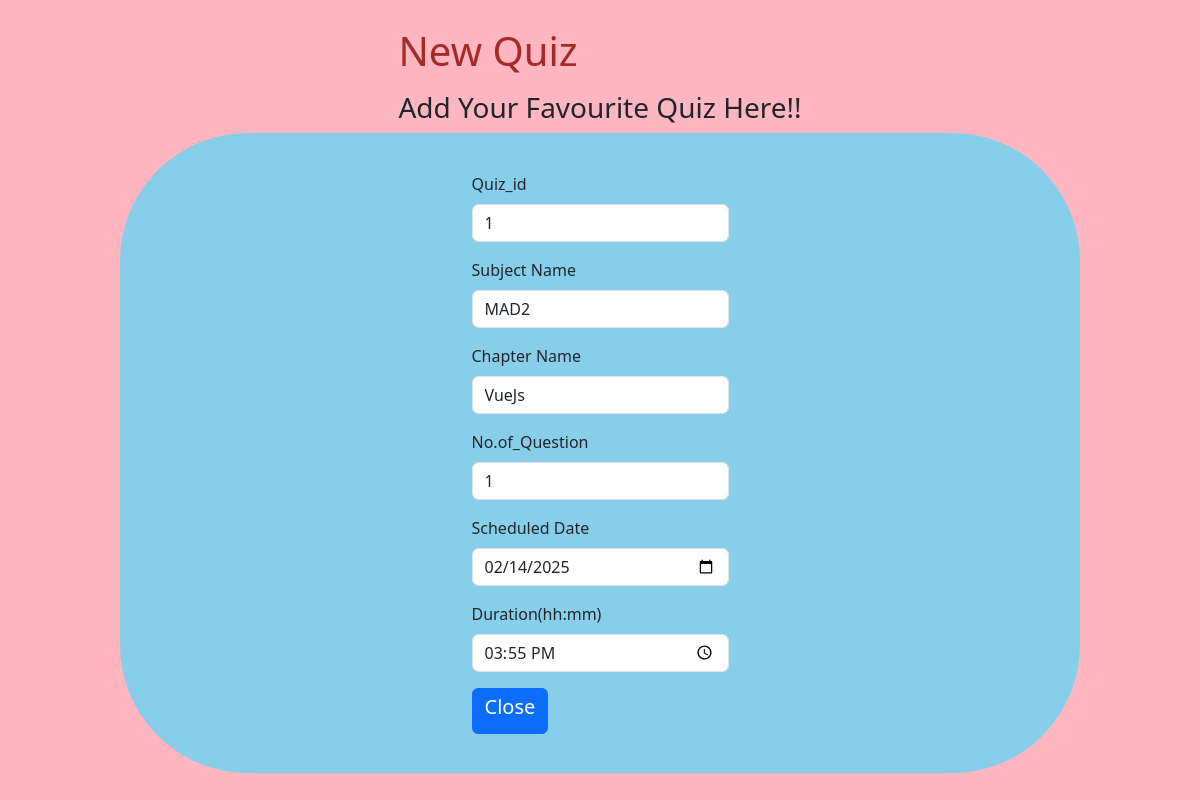
The page /stu_quiz_show/1squizs on the database as committed earlier.
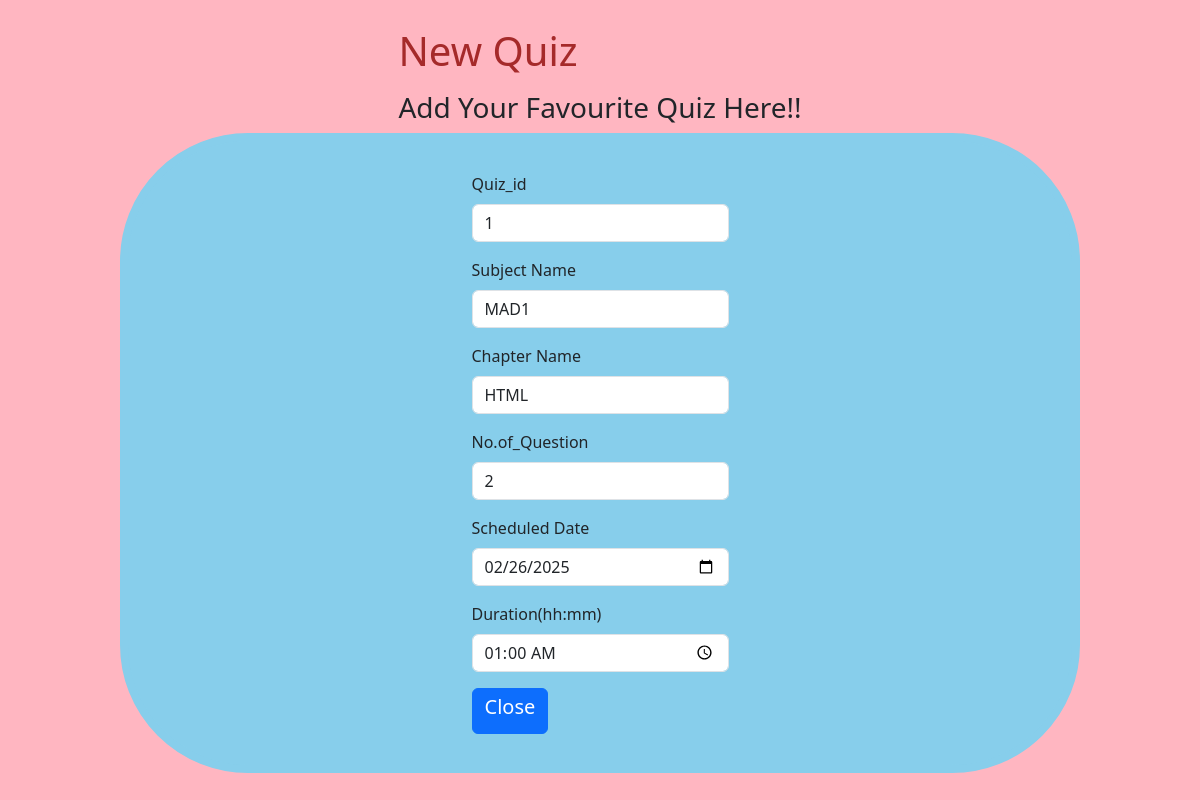
The same page on the database as committed later.
### Backend/models.py (models this page shows)
class Subject(db.Model):
    id=db.Column(db.Integer,primary_key=True)
    name=db.Column(db.String,unique=True,nullable=False)
    description=db.Column(db.String,unique=True,nullable=False)
    chapters=db.relationship('Chapter',backref='subject',lazy=True)

class Chapter(db.Model):
    id=db.Column(db.Integer,primary_key=True)
    sub_id=db.Column(db.Integer,db.ForeignKey('subject.id'))
    name=db.Column(db.String,unique=True,nullable=False)
    no_of_questions=db.Column(db.Integer,nullable=False)
    description=db.Column(db.String,unique=True,nullable=False)
    quizes=db.relationship('Quiz',backref='chapter',lazy=True)

class Quiz(db.Model):
    id=db.Column(db.Integer,primary_key=True)
    ch_id=db.Column(db.Integer,db.ForeignKey('chapter.id'))
    date_of_quiz=db.Column(db.Date,nullable=False)
    time_duration=db.Column(db.Time,nullable=False)
    remarks=db.Column(db.String,nullable=False)
    questions=db.relationship('Question',backref='quiz',lazy=True)
    scores=db.relationship('Score',backref='quiz',lazy=True)

### Backend/controllers.py (the view)
@app.route('/stu_quiz_show/<int:id>squizs')
def stu_quiz_show(id):
  quizobj=Quiz.query.get(id)
  chapter=Chapter.query.filter_by(id=Quiz.ch_id)
  subject=Subject.query.filter_by(id=Chapter.sub_id)
  if not quizobj:
    return "Chapter doesn't exit"
  return render_template('User_add/squizv.html',quizobj=quizobj,chapter=chapter,subject=subject)

### templates/User_add/squizv.html (shortened to what this page needs)
{%extends 'layout.html'%}
{%block content%}
<div>
    <h1>New Quiz</h1>
    <h3>Add Your Favourite Quiz Here!!</h3>
</div>
<div class="i_container">
    <form  method="POST">
            <div class="mb-3">
            <label for="quizid" class="form-label">Quiz_id</label>
            <input type="text" class="form-control" id="quizid" name="quizid" value="{{quizobj.id}}">
            </div>
            <div class="mb-3">
                <label for="subname" class="form-label">Subject Name</label>
                <input type="text" class="form-control" id="subname" name="subname" value="{{quizobj.chapter.subject.name}}">
            </div>
            <div class="mb-3">
                <label for="remarks" class="form-label">Chapter Name</label>
                <input type="text" class="form-control" id="remarks" name="remarks" value="{{quizobj.chapter.name}}">
            </div>
            <div class="mb-3">
                <label for="n_of_ques" class="form-label">No.of_Question</label>
                <input type="number" class="form-control" id="n_of_ques" name="n_of_ques" value="{{quizobj.questions|length}}">
            </div>
            <div class="mb-3">
                <label for="d_of_quiz" class="form-label">Scheduled Date</label>
                <input type="date" class="form-control" id="d_of_quiz" name="d_of_quiz" value="{{quizobj.date_of_quiz}}">
            </div>
            <div class="mb-3">
                <label for="t_dur" class="form-label">Duration(hh:mm)</label>
                <input type="time" class="form-control" id="t_dur" name="t_dur" value="{{ quizobj.time_duration}}">
            </div>
            <div>
                <a href="{{url_for('userd')}}" class="btn btn-primary"><h5>Close</h5></a>
            </div>
    </form>
</div>
{%endblock%}

Rows that differ between the two databases and show on the page:
no longer on this page (row edited): Subject: subname "MAD2"
removed Chapter: remarks "VueJs"
changed Quiz id 1: d_of_quiz "02/14/2025" → "02/26/2025"; t_dur "15:55:00" → "01:00:00"
now on this page (row edited): Subject: subname "MAD1"
added Chapter: remarks "HTML"
Other text that changed with them:
form field n_of_ques: "1" → "2"
